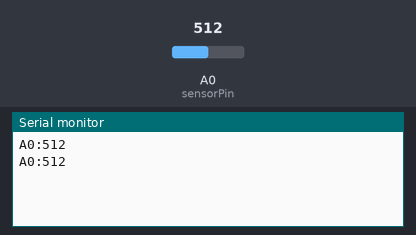
This sketch was run on a simulated Arduino Uno, built with avr-gcc and run on an emulated ATmega328P. Parts: the last lines printed to the serial monitor. The inputs (shaded band) are chosen by the test bench; at power-on: A0 (sensorPin) = 512.

Above: at 1.8 s.
1.9 s: A0 (sensorPin) set to 716
At 2.8 s:
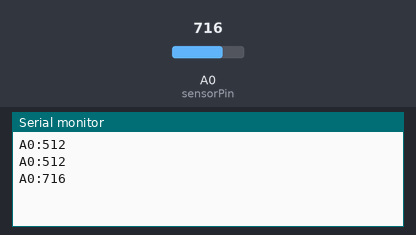
3.4 s: A0 (sensorPin) set to 900
At 4.8 s:
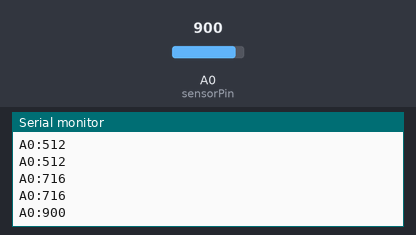
Timing chart, 0 to 6.4 s (numbered marks = the images above; inputs shaded):
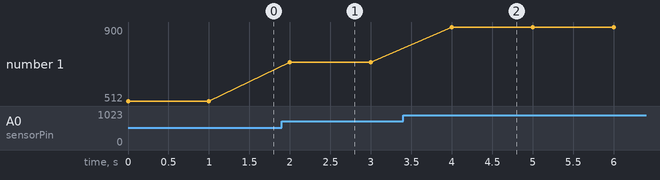

Measured:
- after the input at 1.9 s, the serial monitor: prints a new line after 0.10 s (image 1)
- after the input at 3.4 s, the serial monitor: prints a new line after 0.60 s (image 2)
- plotted number 1: 512 → 716 after the input at 1.9 s, 716 → 900 after the input at 3.4 s

The sketch:

HimiditySensor.ino
```cpp
int sensorPin = A0;
int sensorValue = 0;
void setup() {
  Serial.begin(1200);
}
void loop() {
  sensorValue = analogRead(sensorPin);
  Serial.print("A0:");
  Serial.print(sensorValue);
  Serial.print("\n");
  delay(1000);
}
```
